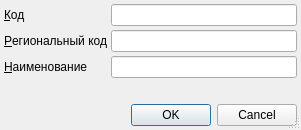
<?xml version="1.0" encoding="UTF-8"?>
<ui version="4.0">
 <class>ItemEditorDialog</class>
 <widget class="QDialog" name="ItemEditorDialog">
  <property name="geometry">
   <rect>
    <x>0</x>
    <y>0</y>
    <width>301</width>
    <height>130</height>
   </rect>
  </property>
  <property name="windowTitle">
   <string>ChangeMe!</string>
  </property>
  <property name="sizeGripEnabled">
   <bool>true</bool>
  </property>
  <layout class="QGridLayout">
   <property name="margin">
    <number>4</number>
   </property>
   <property name="spacing">
    <number>4</number>
   </property>
   <item row="5" column="0" colspan="2">
    <widget class="QDialogButtonBox" name="buttonBox">
     <property name="orientation">
      <enum>Qt::Horizontal</enum>
     </property>
     <property name="standardButtons">
      <set>QDialogButtonBox::Cancel|QDialogButtonBox::Ok</set>
     </property>
    </widget>
   </item>
   <item row="4" column="0">
    <spacer>
     <property name="orientation">
      <enum>Qt::Vertical</enum>
     </property>
     <property name="sizeHint" stdset="0">
      <size>
       <width>103</width>
       <height>16</height>
      </size>
     </property>
    </spacer>
   </item>
   <item row="0" column="1">
    <widget class="QLineEdit" name="edtCode"/>
   </item>
   <item row="2" column="1">
    <widget class="QLineEdit" name="edtName"/>
   </item>
   <item row="2" column="0">
    <widget class="QLabel" name="lblName">
     <property name="text">
      <string>&amp;Наименование</string>
     </property>
     <property name="buddy">
      <cstring>edtName</cstring>
     </property>
    </widget>
   </item>
   <item row="0" column="0">
    <widget class="QLabel" name="lblCode">
     <property name="text">
      <string>&amp;Код</string>
     </property>
     <property name="buddy">
      <cstring>edtCode</cstring>
     </property>
    </widget>
   </item>
   <item row="1" column="1">
    <widget class="QLineEdit" name="edtCodeRegional"/>
   </item>
   <item row="1" column="0">
    <widget class="QLabel" name="lblCodeRegional">
     <property name="text">
      <string>&amp;Региональный код</string>
     </property>
     <property name="buddy">
      <cstring>edtCodeRegional</cstring>
     </property>
    </widget>
   </item>
  </layout>
 </widget>
 <tabstops>
  <tabstop>edtCode</tabstop>
  <tabstop>edtCodeRegional</tabstop>
  <tabstop>edtName</tabstop>
  <tabstop>buttonBox</tabstop>
 </tabstops>
 <resources/>
 <connections>
  <connection>
   <sender>buttonBox</sender>
   <signal>accepted()</signal>
   <receiver>ItemEditorDialog</receiver>
   <slot>accept()</slot>
   <hints>
    <hint type="sourcelabel">
     <x>158</x>
     <y>121</y>
    </hint>
    <hint type="destinationlabel">
     <x>117</x>
     <y>106</y>
    </hint>
   </hints>
  </connection>
  <connection>
   <sender>buttonBox</sender>
   <signal>rejected()</signal>
   <receiver>ItemEditorDialog</receiver>
   <slot>reject()</slot>
   <hints>
    <hint type="sourcelabel">
     <x>238</x>
     <y>99</y>
    </hint>
    <hint type="destinationlabel">
     <x>247</x>
     <y>107</y>
    </hint>
   </hints>
  </connection>
 </connections>
</ui>
